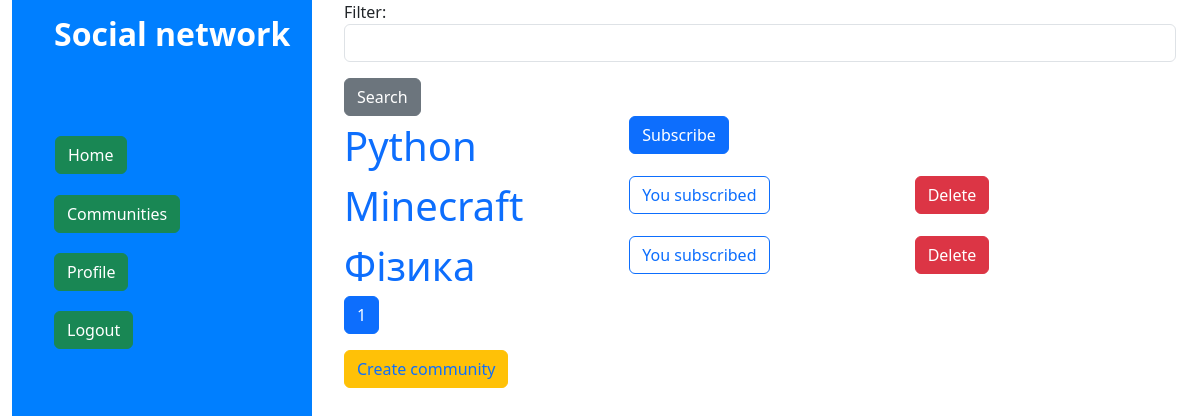
/social/communities/ (signed in), run on the app's committed database.
### social/models.py (models this page shows, shortened)
class Community(models.Model):
    name = models.CharField(max_length=50)
    genre = models.ForeignKey(Genre, on_delete=models.CASCADE)
    author = models.ForeignKey(User, on_delete=models.PROTECT)
    subscribers = models.ManyToManyField(User,  blank=True, related_name='subscribers')

### social/views.py (the view)
# urls.py: path('communities/',views.ComunitiesListView.as_view(), name='communities'),
class ComunitiesListView(ListView):
    model = Community
    template_name = 'social/communities_list.html'
    context_object_name = 'communities'
    paginate_by = 5
    def get_context_data(self,**kwargs):
        context = super().get_context_data(**kwargs)
        communities = Community.objects.all()
        query = int(self.request.GET.get('page','1'))
        print(query)
        filter_community = self.request.GET.get("filter", "")
        if filter_community:
            comunity_filter = Community.objects.filter(genre__name = filter_community).all()
            context['communities'] = comunity_filter
        else:
            context['communities'] = Community.objects.all()
        context['communities'] = context['communities'][(query*5) -5 :query*5]
        context["form"] = CommunitiesFilterForm(self.request.GET)
        if self.request.user.is_authenticated:
            context['profile'] = Profile.objects.filter(user = self.request.user).first()
        return context

### social/forms.py
class CommunitiesFilterForm(forms.Form):
    filter = forms.CharField(required=False, label='Filter')
    def __init__(self, *args, **kwargs):
        super(CommunitiesFilterForm, self).__init__(*args, **kwargs)
        self.fields["filter"].widget.attrs.update({"class": "form-control", 'id':'filter_communities', 'name' : "filter_communities"})

### templates/social/communities_list.html (shortened to what this page needs)
{% extends 'base.html' %}
{% block content %}
    <div class="container center">
        <div class="row-3">
            <form method="get">
                {{form.as_p}}
                <button type="submit" id="search_button" class="btn btn-secondary">Search</button>
            </form>
        </div>
        {% for community in communities %}
        <div class="row">
            <div class="col">
                <a href="{% url 'community' community.pk %}" class="coms">{{community.name}}</a>
            </div>
            {% if request.user.is_authenticated %}
            <div class="col">
                <form action="{% url 'subscribe' community.pk %}" method="post">
                    {% if request.user in community.subscribers.all  %}
                        <button type="submit" class="btn btn-outline-primary">You subscribed</button>
                    {% else %}
                        <button type="submit" class="btn btn-primary">Subscribe</button>
                    {%endif%}
                </form>
            </div>
            <div class="col">
                {% if request.user == community.author%}
                <a href="{% url 'community_delete' community.pk %}"><button class="btn btn-danger">Delete</button></a>
                {%endif%}
            </div>
            {% endif %}
        </div>
        {% endfor %}
        <nav aria-label="...">
            <ul class="pagination">
                {% for i in page_obj.paginator.page_range %}
                    {% if i == page_obj.number %}
                    <li class="page-item active">
                        <span class="page-link">
                        {{i}}
                        </span>
                    </li>
                    {% else %}
                    <li class="page-item"><a class="page-link" href="?page={{i}}">{{i}}</a></li>
                    {% endif %}
                {% endfor %}
            </ul>
          </nav>
          <button type="submit" class="btn btn-warning "><a href="{% url 'community_create' %}" style="text-decoration: none;">Create community</a></button>
    </div>
{% endblock %}

### static/css/styles.css (style rules this page uses)
.coms { font-size: 40px; margin-bottom: 10px; text-decoration: none; }
.center { align-self: center; }

### data on the page
Community: name "Python", shows "Subscribe"
Community: name "Minecraft", shows "You subscribed", shows "Delete"
Community: name "Фізика", shows "You subscribed", shows "Delete"

### other printed values
{{ i }} "1"
